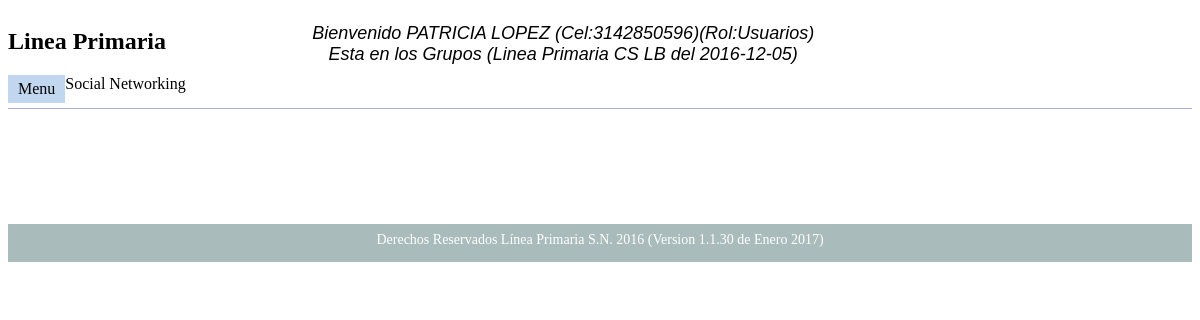
/controlador/principal/principal.php (signed in), run on the app's committed database.
### tables this page shows
CREATE TABLE IF NOT EXISTS `Afiliados` (
  `afs_llave` int(11) NOT NULL AUTO_INCREMENT,
  `afs_nombres` varchar(100) NOT NULL,
  `afs_apellidos` varchar(30) DEFAULT NULL,
  `afs_celular` varchar(12) NOT NULL,
  `afs_otros` varchar(12) DEFAULT NULL,
  `afs_documento` varchar(12) DEFAULT NULL,
  `afs_estado` varchar(1) NOT NULL,
  PRIMARY KEY (`afs_llave`)
);

CREATE TABLE IF NOT EXISTS `Roles` (
  `nro_llave` int(11) NOT NULL AUTO_INCREMENT,
  `cro_nombre` varchar(100) NOT NULL,
  PRIMARY KEY (`nro_llave`)
);

CREATE TABLE IF NOT EXISTS `WhatsappGrupos` (
  `nwg_llave` int(11) NOT NULL AUTO_INCREMENT,
  `cwg_nombre` char(100) NOT NULL,
  `dwg_fecha` date NOT NULL,
  PRIMARY KEY (`nwg_llave`),
  UNIQUE KEY `cwg_nombre` (`cwg_nombre`)
);

CREATE TABLE IF NOT EXISTS `Grupo` (
  `ngr_llave` int(11) NOT NULL AUTO_INCREMENT,
  `ngr_afiliado` int(11) NOT NULL,
  `dgr_ingreso` date NOT NULL,
  `dgr_primero` date NOT NULL,
  `dgr_segundo` date NOT NULL,
  `dgr_tercero` date NOT NULL,
  `ngr_grupo` int(11) NOT NULL,
  PRIMARY KEY (`ngr_llave`),
  KEY `ngr_afiliado` (`ngr_afiliado`)
);

### dto/Grupo.php (called while the page is built, shortened)
<?php
class Grupo extends DTO{
	var $oAfiliado;
	function setOAfiliado($in){
		$this->oAfiliado = $in;
	}
	function getOAfiliado(){
		return $this->oAfiliado;
	}
}
?>

### dto/Afiliados.php (called while the page is built, shortened)
<?php
class Afiliados extends DTO {
	var $oWhatsapp;
	function setRow($row) {
		if (count ( $row ) > 0) {
			$this->nombres = $row ['afs_nombres'];
			$this->celular = $row ['afs_celular'];
		}
	}
	function setOWhatsapp($in){
		$this->oWhatsapp = $in;
	}
	function getOWhatsapp(){
		return $this->oWhatsapp;
	}
}
?>

### controlador/conexion/conexion.php (called while the page is built, shortened)
<?php
class Conexion{
var $user = "lineaprimaria";
var $pass = "LineaPrimaria2016";
var $BD = "lineaprimaria";
var $server = "localhost";
var $link = null;
function connect(){
  if($this->link == null){
    $this->link = new mysqli($this->server,$this->user,$this->pass,$this->BD);
   $this->link->set_charset("UTF-8");
   mysqli_set_charset($this->link,"UTF-8");
  }
return $this;
 }
 function query($query){
	$result =  $this->link->query($query);
	return $result;
	}
}
?>

### dto/Roles.php (called while the page is built, shortened)
<?php
class Roles extends DTO{
	var $nombre;
	function setRow($row) {
 			$this->nombre = $row ['cro_nombre'];
	}
	function getNombre() {
		return $this->nombre;
	}
}
?>

### controlador/principal/principal.php (the view, shortened to what this page needs)
<?php
require "../conexion/conexion.php";
require "../../dto/Afiliados.php";
require "../../dto/Grupo.php";
require "../../dto/Permisos.php";
require "../../dto/Roles.php";
class Principal {
	var $afiliado;
	var $grupo;
	var $usuario;
	var $rol;
	var $enlace;
	var $head;
	function control() {
		$this->enlace = (new Conexion ())->connect ();
		$this->loadInfo ();
		$this->head = $this->headLoad ();
		$this->pantalla ();
	}
	function headLoad() {
		$vari = "";
		if ($this->grupo != null) {
			$n = count ( $this->grupo );
			if ($this->grupo [0] instanceof Grupo) {
				if ($this->grupo [0]->getOAfiliado () != null) {
					if ($this->grupo [0]->getOAfiliado () instanceof Afiliados) {
						$vari = $vari . "Bienvenido " . $this->grupo [0]->getOAfiliado ()->nombres . " " . $this->grupo [0]->getOAfiliado ()->apellidos ." (Cel:".$this->grupo[0]->getOAfiliado()->celular.")"."(Rol:".$this->rol->getNombre().")"."<br/>";
					}
				}
			}
			$vari = $vari . "Esta en los Grupos ";
			for($i = 0; $i < $n; $i ++) {
				if ($this->grupo [$i] instanceof Grupo) {
					$vari = $vari . "(" . ($this->grupo[$i]->getOAfiliado()->getOWhatsapp() instanceof WhatsappGrupos ?$this->grupo [$i]->getOAfiliado ()->getOWhatsapp()-> getNombre():$this->grupo[$i]->getNumeroGrupo()). " del " . $this->grupo [$i]->getFechaIngreso () . ")";
				}
			}
		}
		return $vari;
	}
	function loadInfo() {
		$this->loadAfiliado ();
		$this->loadUsuario ();
		$this->loadRol ();
	}
	function loadAfiliado() {
		if ($this->afiliado == null) {
			$this->afiliado = new Afiliados ();
			$this->afiliado->setId ( $_SESSION ['idAfiliado'] );
			if ($this->afiliado->getId () != null) {
				$sql = $this->afiliado->select () . $this->afiliado->where ();
				$result = $this->enlace->query ( $sql );
				if ($row = $result->fetch_array ()) {
					$this->afiliado->setRow ( $row );
				}
			}
		}
	}
	function loadUsuario() {
		if ($this->usuario == null) {
			$this->usuario = new Usuarios ();
			$this->usuario->setAfiliado ( $this->afiliado->getId () );
			$sql = $this->usuario->select () . $this->usuario->where ();
			$result = $this->enlace->query ( $sql );
			if ($result != null) {
				if ($row = $result->fetch_array ()) {
					$this->usuario->setRow ( $row );
				}
			}
		}
	}
	function loadRol() {
		if ($this->rol == null) {
			$this->rol = new Roles ();
			$this->rol->setId ( $this->usuario->getRol () );
			$sql = $this->rol->select () . $this->rol->where ();
			$result = $this->enlace->query ( $sql );
			if ($result != null) {
				if ($row = $result->fetch_array()) {
					$this->rol->setRow ( $row );
				}
			}
		}
	}
	function loadGrupo() {
		if ($this->grupo == null) {
			$this->grupo = new Grupo ();
			$this->grupo->setAfiliado ( $this->afiliado->getId () );
			$sql = $this->grupo->select () . $this->grupo->where ();
			$result = $this->enlace->query ( $sql );
			$grupo = array ();
			if ($result != null) {
				while ( $row = $result->fetch_array () ) {
					$temp = new Grupo ();
					$temp->setRow ( $row );
					$copiAfiliado = $this->afiliado;
					$copiAfiliado->setOWhatsapp($this->loadGrupoWhatsapp($temp->getId()));
					$temp->setOAfiliado ( $copiAfiliado );
					$temp->setOPadre ( $this->loadPadre ( $temp->getId () ) );
					$grupo [] = $temp;
				}
			}
			if (count ( $grupo ) > 0) {
				$this->grupo = $grupo;
			}
		}
	}
	function loadGrupoWhatsapp($id){
		$ref = new Referidos();
		$ref->setReferido($id);
		$query = $ref->select().$ref->where();
		$result = $this->enlace->query($query);
		if($result != null){
			while($row = $result->fetch_array()){
				$ref->setRow($row);
				$rw = new ReferidoWhatsapp();
				$rw->setReferido($ref->getId());
				$query = $rw->select().$rw->where();
				$result2 = $this->enlace->query($query);
				if($result2 != null){
					while($row2 = $result2->fetch_array()){
						$rw->setRow($row2);
						$wg = new WhatsappGrupos();
						$wg->setId($rw->getWhatsapp());
						$query = $wg->select().$wg->where();
						$result3 = $this->enlace->query($query);
						if($result3 != null){
							if($row3 = $result3->fetch_array()){
								$wg->setRow($row3);
								return $wg;
							}
						}
					}
				}
			}
		}
		return null;
	}
	function loadPadre($id) {
		$referido = new Referidos ();
		$referido->setReferido ( $id );
		$query = $referido->select () . $referido->where ();
		$result = $this->enlace->query ( $query );
		if ($result != null) {
			if ($row = $result->fetch_array ()) {
				$referido->setRow ( $row );
				$grupo = new Grupo ();
				$grupo->setId ( $referido->getAfiliado () );
				$query = $grupo->select () . $grupo->where ();
				$result = $this->enlace->query ( $query );
				if ($result != null) {
					if ($row = $result->fetch_array ()) {
						$grupo->setRow ( $row );
						$afiliado = new Afiliados ();
						$afiliado->setId ( $grupo->getAfiliado () );
						$query = $afiliado->select () . $afiliado->where ();
						$result = $this->enlace->query ( $query );
						if ($result != null) {
							if ($row = $result->fetch_Array ()) {
								$afiliado->setRow($row);
								return $afiliado;
							}
						}
					}
				}
			}
		}
		return null;
	}
	function pantalla() {
		$head = $this->head;
		require "../../vista/principal/principal.php";
	}
}
(new Principal ())->control ();
?>

### vista/principal/principal.php (shortened to what this page needs)
<!DOCTYPE html PUBLIC "-//W3C//DTD HTML 4.01 Transitional//EN" "http://www.w3.org/TR/html4/loose.dtd">
<html>
	<head>
	<link rel="stylesheet" type="text/css" href="../../vista/css/pagina.css"/>
</head>
<body>
<header>
	<div class="contenedor">
		<div >
			<h2>Linea Primaria</h2> Social Networking
		<div class="menu-btn" onclick="mostrarMenu()">Menu</div>
		</div>
		<div class="nombre">
			<?php
				echo $head;
			?>
		</div>
	</div>
</header>
<section>
</section>
<footer>
 Derechos Reservados L&iacute;nea Primaria S.N. 2016 (Version 1.1.30 de Enero 2017)
</footer>
</body>
</html>

### vista/css/pagina.css (style rules this page uses)
.nombre { width: 60%; float: left; height: 80px; text-align: center; margin-top: 15px; font-size: 18px; font-family: sans-serif; font-style: oblique; }
header>div>div { width:200px; }
div>div { float:left; }
.contenedor { height: 100px; }
footer { text-align: center; height: 30px; background-color: #ABB; MARGIN-top: 10px; font-size: 14px; padding-top: 8px; color:white; }
section { min-height: 100px; margin-left:160px; }
header { border-bottom-style: solid; border-bottom-width: 1px; margin-bottom: 5px; border-color: #ADACD9; }
.menu-btn { cursor:pointer; padding-left:10px; padding-right:10px; padding-top:5px; padding-bottom:5px; background-color:#c0d7ef; }

### data on the page
afiliados: afs_nombres "PATRICIA LOPEZ", afs_celular "3142850596"
roles: cro_nombre "Usuarios"
whatsappgrupos: cwg_nombre.dgr_ingreso "Esta en los Grupos (Linea Primaria CS LB del 2016-12-05)"
